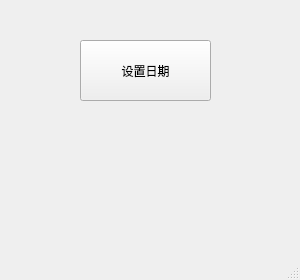
<?xml version="1.0" encoding="UTF-8"?>
<ui version="4.0">
 <class>MainWindow</class>
 <widget class="QMainWindow" name="MainWindow">
  <property name="geometry">
   <rect>
    <x>0</x>
    <y>0</y>
    <width>300</width>
    <height>280</height>
   </rect>
  </property>
  <property name="windowTitle">
   <string>MainWindow</string>
  </property>
  <widget class="QWidget" name="centralwidget">
   <widget class="QPushButton" name="pushButton">
    <property name="geometry">
     <rect>
      <x>80</x>
      <y>40</y>
      <width>131</width>
      <height>61</height>
     </rect>
    </property>
    <property name="text">
     <string>设置日期</string>
    </property>
   </widget>
  </widget>
  <widget class="QMenuBar" name="menubar">
   <property name="geometry">
    <rect>
     <x>0</x>
     <y>0</y>
     <width>300</width>
     <height>17</height>
    </rect>
   </property>
  </widget>
  <widget class="QStatusBar" name="statusbar"/>
 </widget>
 <resources/>
 <connections/>
</ui>
